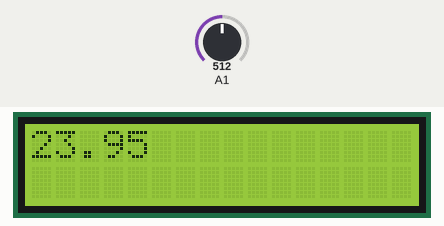
Simulated run of this sketch. Board: Arduino Uno, built with avr-gcc and run on an emulated ATmega328P. On the bench: 16×2 character LCD. The test bench sets the inputs (shaded band); at power-on: A1 = 512.

Above: at 1.2 s.
1.3 s: A1 set to 716
At 1.9 s:
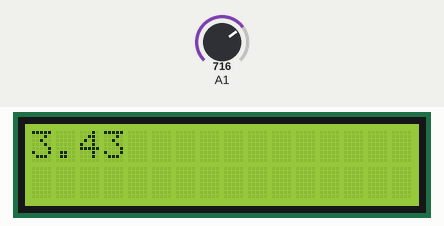
3.0 s: A1 set to 900
At 3.4 s:
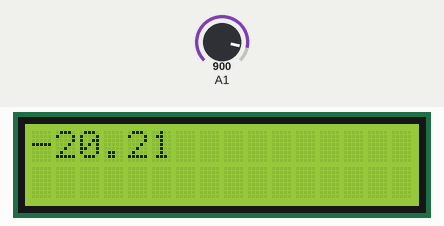
4.5 s: A1 set to 1023
At 5.0 s:
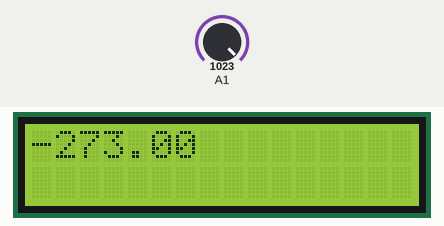
Timing chart, 0 to 7.5 s (numbered marks = the images above; inputs shaded):
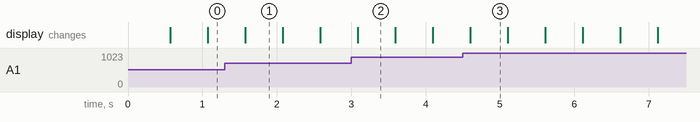

The sketch:

kadai4.ino
```cpp
//************************************
//  example for KeyPad operation
//***********************************

#include <LiquidCrystal.h>
LiquidCrystal lcd(8, 9, 4, 5, 6, 7);
int read_val;
float r, v, t;

void setup() {
  Serial.begin(9600);
  lcd.begin(2, 16);
  lcd.clear();
}

void loop() {
  read_val = analogRead(1);
  v = read_val * 5.0 / 1023.0;
  r = (10000.0*v)/(5.0 - v);
  t = 1.0/(log(r/10000.0)/3380.0+(1.0/297.0)) - 273.0;
  lcd.print(t);

  delay(500);
  lcd.clear();
}
```

Measured:
- after the input at 1.3 s, the display: first differs from a run without the input after 0.28 s (image 1)
- after the input at 3.0 s, the display: first differs from a run without the input after 0.09 s (image 2)
- after the input at 4.5 s, the display: first differs from a run without the input after 0.10 s (image 3)
- what the display in image 1 shows lasts 0.5 s, from 1.6 s to 2.1 s
